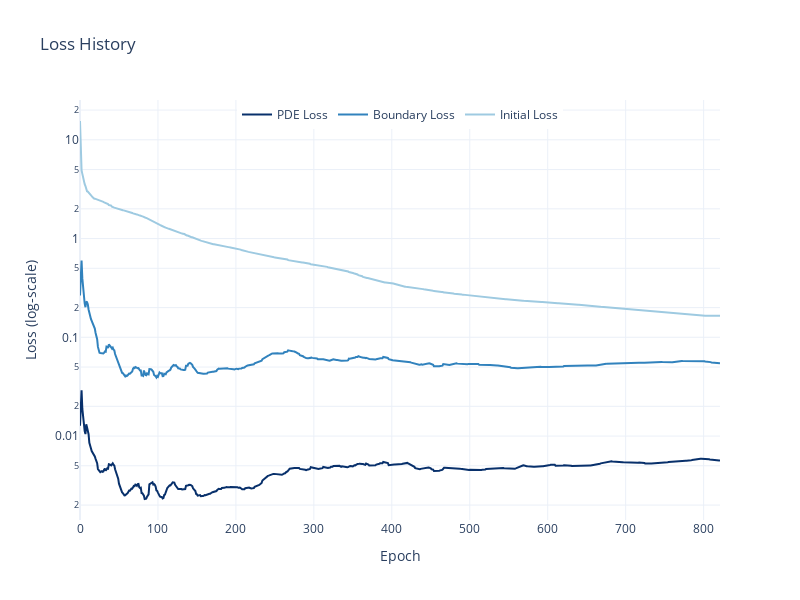

Here is the notebook cell this chart was saved with:
### Markdown cell above
### BFGS Training

### Code cell
model = build_nn(
    nn_shape=nn_shape,
    input_dim=assets,
    dtype=torch.float32
).apply(weights_init).to(device)
model.train()

boundary_samples = 100
interior_samples = boundary_samples*assets*2
initial_samples = boundary_samples*assets*2

# We create new samples
dataset = SampledDataset(
    params, interior_samples, initial_samples, boundary_samples, sampler, dtype, device, seed=0)

optimizer = BFGS(
    model.parameters(),
    max_iter=2000)

batch_size = len(dataset) # we use all samples

# # Set the training function
closure = DimlessBS()\
    .with_dataset(dataset, loader_opts={'batch_size': batch_size, "shuffle": True, "pin_memory": True})\
    .with_model(model)\
    .with_device(device)\
    .with_dtype(dtype)

trainer = PINNTrainer()\
    .with_optimizer(optimizer)\
    .with_device(device)\
    .with_dtype(dtype)\
    .with_training_step(closure)\

closure = closure.with_dataset(
    dataset, loader_opts={'batch_size': batch_size, "shuffle": False, "pin_memory": True})

trainer = trainer.with_optimizer(optimizer).with_training_step(closure)
trainer.train()

bfgs_state = closure.get_state()
plot_loss(bfgs_state, smooth=False)

### Figure 1 — Plotly figure (JSON) as saved in the notebook; plotly's stock layout.template omitted (floating-point values rounded to 4 significant figures; data arrays with more than 128 entries replaced by an {"elided": "..."} marker saying what was removed)
{"data": [{"line": {"color": "#08306B"}, "mode": "lines", "name": "PDE Loss", "type": "scatter", "x": {"elided": "822 int values"}, "y": {"elided": "822 float values"}}, {"line": {"color": "#3182BD"}, "mode": "lines", "name": "Boundary Loss", "type": "scatter", "x": {"elided": "822 int values"}, "y": {"elided": "822 float values"}}, {"line": {"color": "#9ECAE1"}, "mode": "lines", "name": "Initial Loss", "type": "scatter", "x": {"elided": "822 int values"}, "y": {"elided": "822 float values"}}], "layout": {"height": 600, "legend": {"orientation": "h", "x": 0.5, "xanchor": "center", "y": 1, "yanchor": "top"}, "title": {"text": "Loss History"}, "width": 800, "xaxis": {"title": {"text": "Epoch"}}, "yaxis": {"title": {"text": "Loss (log‑scale)"}, "type": "log"}}}
